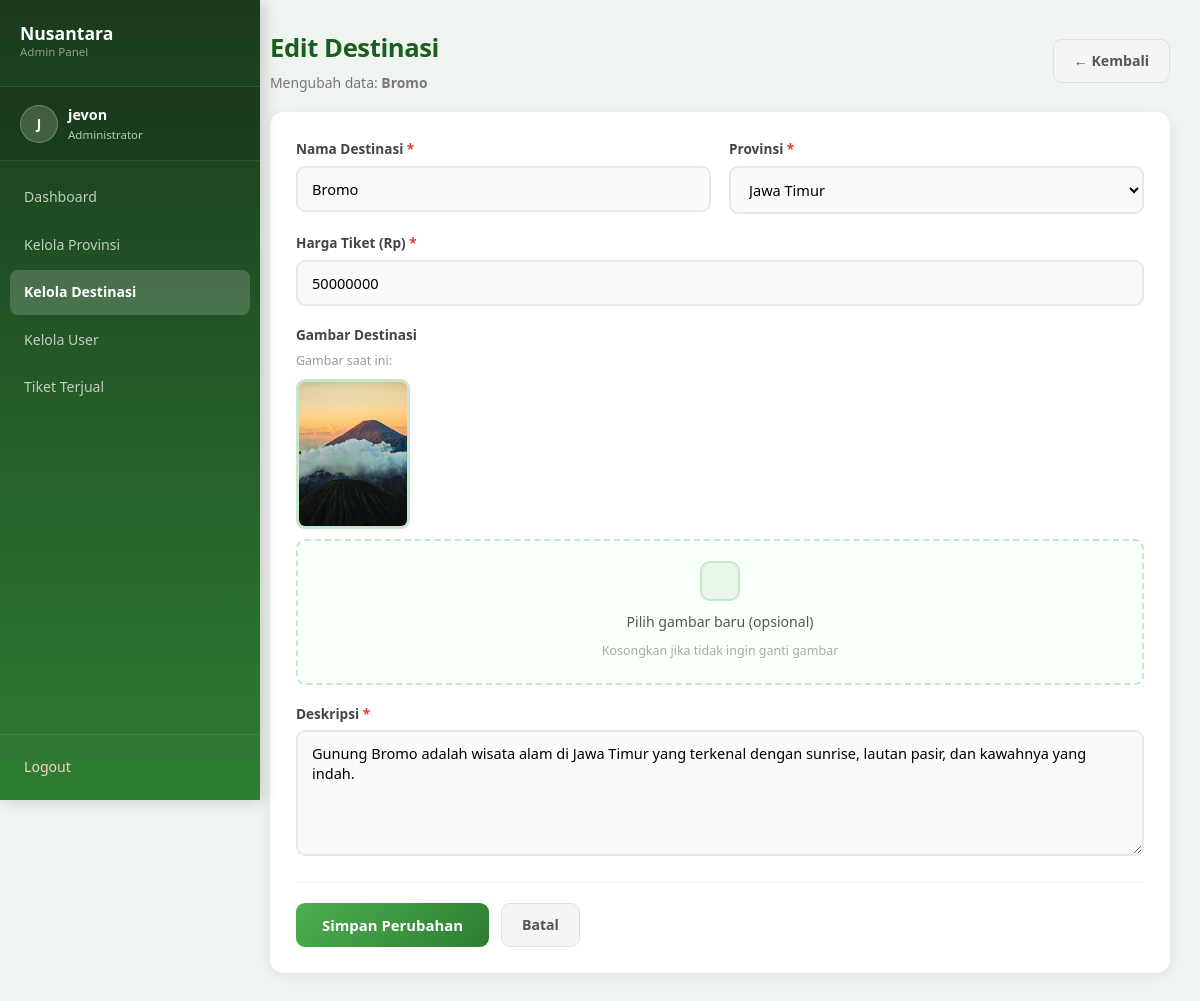
The page /admin/destinasi_edit.php?id=14 (signed in) on the database its author committed.
### tables this page shows
CREATE TABLE `destinasi` (
  `id` int(11) NOT NULL,
  `provinsi_id` int(11) DEFAULT NULL,
  `nama_destinasi` varchar(150) NOT NULL,
  `provinsi` varchar(100) NOT NULL,
  `deskripsi` text NOT NULL,
  `harga` int(11) NOT NULL DEFAULT 0,
  `gambar` varchar(255) DEFAULT '',
  `created_at` timestamp NOT NULL DEFAULT current_timestamp(),
  `stok_tiket` int(11) DEFAULT 100
);

CREATE TABLE `provinsi` (
  `id` int(11) NOT NULL,
  `nama_provinsi` varchar(100) NOT NULL,
  `pulau` varchar(100) DEFAULT NULL,
  `ibu_kota` varchar(100) DEFAULT NULL,
  `populasi` varchar(50) DEFAULT NULL,
  `deskripsi` text DEFAULT NULL,
  `gambar` varchar(255) DEFAULT NULL,
  `highlight` varchar(255) DEFAULT NULL,
  `created_at` timestamp NOT NULL DEFAULT current_timestamp()
);

### admin/destinasi_edit.php (the view, shortened to what this page needs)
<?php
require_once '../koneksi.php';
$id = isset($_POST['id']) ? (int)$_POST['id'] : (isset($_GET['id']) ? (int)$_GET['id'] : 0);
$q_data = mysqli_query($koneksi, "SELECT * FROM destinasi WHERE id = $id");
$destinasi = mysqli_fetch_assoc($q_data);
$q_provinsi = mysqli_query($koneksi, "SELECT id, nama_provinsi FROM provinsi ORDER BY nama_provinsi ASC");
?>
<!DOCTYPE html>
<html lang="id">
<head>
    <link rel="stylesheet" href="assets/css/admin.css">
</head>
<body class="admin-body">
    <?php require_once '_sidebar.php'; ?>
    <div class="page-header">
        <div>
            <h1 class="page-title">Edit Destinasi</h1>
            <p class="page-sub">Mengubah data: <strong><?= htmlspecialchars($destinasi['nama_destinasi']) ?></strong></p>
        </div>
        <a href="destinasi.php" class="btn-secondary">&larr; Kembali</a>
    </div>
    <div class="admin-card">
        <form method="POST" action="destinasi_edit.php" enctype="multipart/form-data" class="admin-form">
            <div class="form-row">
                <div class="form-group">
                    <label>Nama Destinasi <span class="required">*</span></label>
                    <input type="text" name="nama_destinasi" required value="<?= htmlspecialchars($destinasi['nama_destinasi']) ?>">
                </div>
                <div class="form-group">
                    <label>Provinsi <span class="required">*</span></label>
                    <select name="provinsi_id" required>
                        <?php if ($q_provinsi): while ($prov = mysqli_fetch_assoc($q_provinsi)): ?>
                            <option value="<?= $prov['id'] ?>" <?= $destinasi['provinsi_id'] == $prov['id'] ? 'selected' : '' ?>>
                                <?= htmlspecialchars($prov['nama_provinsi']) ?>
                            </option>
                        <?php endwhile; endif; ?>
                    </select>
                </div>
            </div>
            <div class="form-group">
                <label>Harga Tiket (Rp) <span class="required">*</span></label>
                <input type="number" name="harga" min="0" required value="<?= htmlspecialchars($destinasi['harga']) ?>">
            </div>
            <div class="form-group">
                <label>Gambar Destinasi</label>
                <?php if (!empty($destinasi['gambar']) && file_exists('../uploads/' . $destinasi['gambar'])): ?>
                    <div class="current-image">
                        <small class="form-hint">Gambar saat ini:</small>
                        <img src="../uploads/<?= htmlspecialchars($destinasi['gambar']) ?>" class="current-img-preview" alt="Gambar saat ini">
                    </div>
                <?php endif; ?>
                <div class="upload-area" style="margin-top: 10px;">
                    <div class="upload-placeholder" id="uploadPlaceholder">
                        <div class="upload-icon-box"></div>
                        <p>Pilih gambar baru (opsional)</p>
                        <small>Kosongkan jika tidak ingin ganti gambar</small>
                    </div>
                </div>
            </div>
            <div class="form-group">
                <label>Deskripsi <span class="required">*</span></label>
                <textarea name="deskripsi" rows="5" required><?= htmlspecialchars($destinasi['deskripsi']) ?></textarea>
            </div>
            <div class="form-actions">
                <button type="submit" class="btn-submit">Simpan Perubahan</button>
                <a href="destinasi.php" class="btn-secondary">Batal</a>
            </div>
        </form>
    </div>
    </main>
    </div>
</body>
</html>

### admin/assets/css/admin.css (style rules this page uses)
*, *::before, *::after { box-sizing: border-box; margin: 0; padding: 0; }
body { font-family: 'Segoe UI', Tahoma, Geneva, Verdana, sans-serif; line-height: 1.6; }
.admin-body { background: #f0f4f0; min-height: 100vh; }
.page-header { display: flex; justify-content: space-between; align-items: center; margin-bottom: 18px; flex-wrap: wrap; gap: 12px; }
.page-title { font-size: 1.6rem; color: #1b5e20; font-weight: 800; margin-bottom: 3px; letter-spacing: -0.4px; }
.page-sub { color: #777; font-size: 0.87rem; }
.admin-card { background: white; border-radius: 14px; box-shadow: 0 3px 14px rgba(0,0,0,0.07); overflow: hidden; margin-bottom: 22px; }
.btn-secondary { background: #f5f5f5; color: #555; padding: 10px 20px; border-radius: 9px; font-weight: 600; font-size: 0.88rem; transition: background 0.2s; text-decoration: none; display: inline-block; border: 1px solid #e0e0e0; cursor: pointer; }
.admin-form { padding: 26px; }
.form-row { display: grid; grid-template-columns: 1fr 1fr; gap: 18px; }
.admin-form .form-group, .form-group { margin-bottom: 18px; }
.admin-form .form-group label, .form-group label { display: block; font-size: 0.85rem; font-weight: 600; color: #444; margin-bottom: 6px; }
.admin-form .form-group input, .admin-form .form-group textarea, .admin-form .form-group select, .form-group input, .form-group textarea, .form-group select { width: 100%; padding: 11px 14px; border: 2px solid #e8e8e8; border-radius: 9px; font-size: 0.91rem; transition: border-color 0.2s, box-shadow 0.2s; outline: none; background: #fafafa; font-family: inherit; }
.admin-form textarea, .form-group textarea { resize: vertical; min-height: 120px; }
.required { color: #e53935; }
.form-hint { color: #999; font-size: 0.78rem; margin-top: 4px; display: block; }
.upload-area { border: 2px dashed #c8e6c9; border-radius: 9px; padding: 20px; text-align: center; background: #f9fff9; cursor: pointer; transition: border-color 0.2s, background 0.2s; position: relative; }
.upload-placeholder .upload-icon-box { width: 40px; height: 40px; background: #e8f5e9; border-radius: 10px; margin: 0 auto 10px; border: 2px solid #c8e6c9; }
.upload-placeholder p { color: #555; font-size: 0.88rem; margin-bottom: 3px; }
.upload-placeholder small { color: #aaa; font-size: 0.78rem; }
.current-img-preview { max-width: 200px; max-height: 150px; border-radius: 9px; border: 3px solid #c8e6c9; display: block; margin-top: 8px; object-fit: cover; }
.current-image { margin-bottom: 10px; }
.form-actions { display: flex; gap: 12px; align-items: center; margin-top: 8px; padding-top: 20px; border-top: 1px solid #f0f0f0; }
.btn-submit { background: linear-gradient(135deg, #4CAF50, #2e7d32); color: white; border: none; padding: 12px 26px; border-radius: 9px; font-size: 0.93rem; font-weight: 700; cursor: pointer; transition: transform 0.2s, box-shadow 0.2s; font-family: inherit; }

### rows shown on the page
destinasi: nama_destinasi "Bromo", provinsi_id "Jawa Timur", harga "50000000", gambar (picture), deskripsi "Gunung Bromo adalah wisata alam di Jawa Timur yang terkenal dengan sunrise, lautan pasir, dan kawahnya yang indah."

### other values the page prints
substr($_SESSION['admin_username'], 0, 1) "J"
$_SESSION['admin_username'] "jevon"
